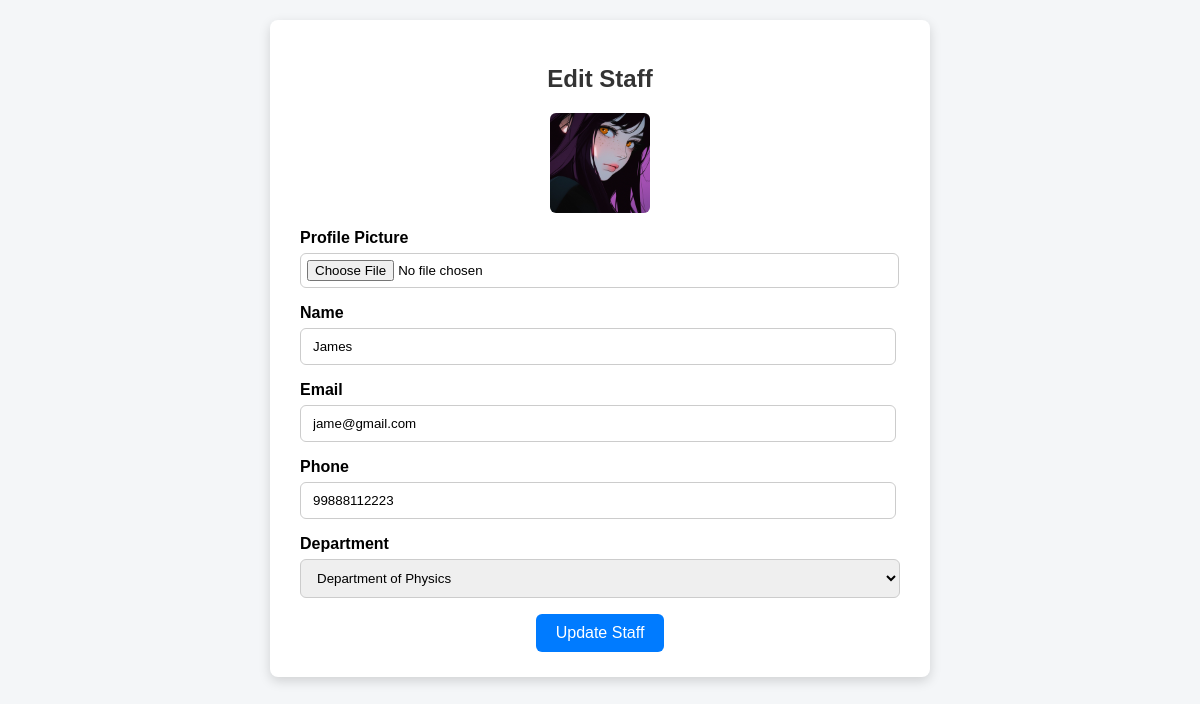
/EWSD/editstaff.php?id=101, run on the app's committed database.
### tables this page shows
CREATE TABLE `users` (
  `user_id` int(11) NOT NULL,
  `role_id` int(11) DEFAULT NULL,
  `department_id` int(11) DEFAULT NULL,
  `user_name` varchar(255) DEFAULT NULL,
  `user_email` varchar(255) DEFAULT NULL,
  `user_phone` varchar(255) DEFAULT NULL,
  `user_password` varchar(255) DEFAULT NULL,
  `user_profile` text NOT NULL,
  `account_status` varchar(255) DEFAULT NULL,
  `created_at` timestamp NOT NULL DEFAULT current_timestamp(),
  `updated_at` timestamp NOT NULL DEFAULT current_timestamp() ON UPDATE current_timestamp()
);

### EWSD/editstaff.php (the view, shortened to what this page needs)
<?php
$connect = new Connect();
$connection = $connect->getConnection();
if (isset($_GET['id'])) {
    $user_id = intval($_GET['id']);
    $sql = "SELECT * FROM users WHERE user_id = $user_id";
    $result = mysqli_query($connection, $sql);
    $staff = mysqli_fetch_assoc($result);
}
?>
<!DOCTYPE html>
<html lang="en">
<head>
</head>
<body>
    <div class="form-container">
        <h2>Edit Staff</h2>
        <form method="POST" enctype="multipart/form-data">
            <div class="form-group">
                <div style="display: flex;
        justify-content: center; margin-bottom:1rem;">
                    <?php if ($staff['user_profile']) : ?>
                        <img src="<?php echo htmlspecialchars($staff['user_profile']); ?>" alt="Current Profile">
                    <?php endif; ?>
                </div>
                <label for="user_profile">Profile Picture</label>
                <input type="file" name="user_profile">
            </div>
            <div class="form-group">
                <label for="user_name">Name</label>
                <input type="text" name="user_name" value="<?php echo htmlspecialchars($staff['user_name']); ?>" required>
            </div>
            <div class="form-group">
                <label for="user_email">Email</label>
                <input type="email" name="user_email" value="<?php echo htmlspecialchars($staff['user_email']); ?>" required>
            </div>
            <div class="form-group">
                <label for="user_phone">Phone</label>
                <input type="text" name="user_phone" value="<?php echo htmlspecialchars($staff['user_phone']); ?>" required>
            </div>
            <div class="form-group">
                <label for="department_id">Department</label>
                <select name="department_id" required>
                    <?php
                    $department_sql = "SELECT * FROM departments";
                    $department_result = mysqli_query($connection, $department_sql);
                    while ($department = mysqli_fetch_assoc($department_result)) {
                        $selected = $staff['department_id'] == $department['department_id'] ? 'selected' : '';
                        echo "<option value='{$department['department_id']}' $selected>" . htmlspecialchars($department['department_name']) . "</option>";
                    }
                    ?>
                </select>
            </div>
            <div class="form-actions">
                <button type="submit" name="update"><i class="fa-solid fa-floppy-disk"></i> Update Staff</button>
            </div>
        </form>
    </div>
</body>
</html>

### EWSD/editstaff.php (style rules this page uses)
body { font-family: Arial, sans-serif; background: #f4f6f8; margin: 0; padding: 20px; }
.form-container { max-width: 600px; margin: auto; background: #fff; padding: 25px 30px; box-shadow: 0 4px 12px rgba(0, 0, 0, 0.15); border-radius: 8px; }
.form-container h2 { margin-bottom: 20px; color: #333; text-align: center; }
.form-group { margin-bottom: 16px; }
.form-group label { display: block; font-weight: bold; margin-bottom: 6px; }
.form-group input, .form-group select { width: 570px; padding: 10px 12px; border: 1px solid #ccc; border-radius: 6px; }
.form-group select { width: 600px; }
.form-group input[type="file"] { padding: 6px; width: 585px; }
.form-group img { width: 100px; border-radius: 6px; }
.form-actions { text-align: center; }
.form-actions button { background: #007bff; color: white; padding: 10px 20px; border: none; border-radius: 6px; font-size: 16px; cursor: pointer; }

### data on the page
users: user_profile (picture), user_name "James", user_email "jame@gmail.com", user_phone "99888112223"

### other printed values
form field department_id "Department of Physics"
